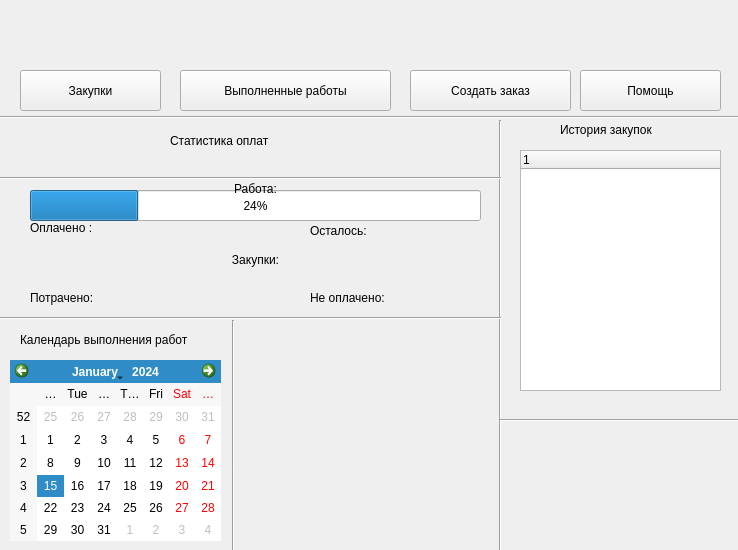
<?xml version="1.0" encoding="UTF-8"?>
<ui version="4.0">
 <class>CustomerWindow</class>
 <widget class="QWidget" name="CustomerWindow">
  <property name="geometry">
   <rect>
    <x>0</x>
    <y>0</y>
    <width>738</width>
    <height>550</height>
   </rect>
  </property>
  <property name="windowTitle">
   <string>Form</string>
  </property>
  <widget class="QPushButton" name="pushButton">
   <property name="geometry">
    <rect>
     <x>20</x>
     <y>70</y>
     <width>141</width>
     <height>41</height>
    </rect>
   </property>
   <property name="text">
    <string>Закупки</string>
   </property>
  </widget>
  <widget class="QTreeWidget" name="orderWindow">
   <property name="geometry">
    <rect>
     <x>520</x>
     <y>150</y>
     <width>201</width>
     <height>241</height>
    </rect>
   </property>
  </widget>
  <widget class="Line" name="line_2">
   <property name="geometry">
    <rect>
     <x>490</x>
     <y>120</y>
     <width>20</width>
     <height>441</height>
    </rect>
   </property>
   <property name="orientation">
    <enum>Qt::Vertical</enum>
   </property>
  </widget>
  <widget class="Line" name="line_4">
   <property name="geometry">
    <rect>
     <x>0</x>
     <y>310</y>
     <width>501</width>
     <height>16</height>
    </rect>
   </property>
   <property name="orientation">
    <enum>Qt::Horizontal</enum>
   </property>
  </widget>
  <widget class="Line" name="line_5">
   <property name="geometry">
    <rect>
     <x>223</x>
     <y>320</y>
     <width>20</width>
     <height>231</height>
    </rect>
   </property>
   <property name="orientation">
    <enum>Qt::Vertical</enum>
   </property>
  </widget>
  <widget class="QLabel" name="label_2">
   <property name="geometry">
    <rect>
     <x>170</x>
     <y>120</y>
     <width>161</width>
     <height>41</height>
    </rect>
   </property>
   <property name="styleSheet">
    <string notr="true">font: 18pt &quot;.SF NS Text&quot;;</string>
   </property>
   <property name="text">
    <string>Статистика оплат</string>
   </property>
  </widget>
  <widget class="QCalendarWidget" name="calendarWidget">
   <property name="geometry">
    <rect>
     <x>10</x>
     <y>360</y>
     <width>211</width>
     <height>181</height>
    </rect>
   </property>
  </widget>
  <widget class="QPushButton" name="pushButton_2">
   <property name="geometry">
    <rect>
     <x>580</x>
     <y>70</y>
     <width>141</width>
     <height>41</height>
    </rect>
   </property>
   <property name="text">
    <string>Помощь</string>
   </property>
  </widget>
  <widget class="QPushButton" name="pushButton_3">
   <property name="geometry">
    <rect>
     <x>180</x>
     <y>70</y>
     <width>211</width>
     <height>41</height>
    </rect>
   </property>
   <property name="text">
    <string>Выполненные работы</string>
   </property>
  </widget>
  <widget class="QLabel" name="label_3">
   <property name="geometry">
    <rect>
     <x>560</x>
     <y>120</y>
     <width>111</width>
     <height>20</height>
    </rect>
   </property>
   <property name="text">
    <string>История закупок</string>
   </property>
  </widget>
  <widget class="QProgressBar" name="progressBar">
   <property name="geometry">
    <rect>
     <x>30</x>
     <y>190</y>
     <width>451</width>
     <height>31</height>
    </rect>
   </property>
   <property name="value">
    <number>24</number>
   </property>
  </widget>
  <widget class="QLabel" name="label_8">
   <property name="geometry">
    <rect>
     <x>30</x>
     <y>290</y>
     <width>81</width>
     <height>16</height>
    </rect>
   </property>
   <property name="text">
    <string>Потрачено:</string>
   </property>
  </widget>
  <widget class="QPushButton" name="pushButton_4">
   <property name="geometry">
    <rect>
     <x>410</x>
     <y>70</y>
     <width>161</width>
     <height>41</height>
    </rect>
   </property>
   <property name="text">
    <string>Создать заказ</string>
   </property>
  </widget>
  <widget class="Line" name="line_3">
   <property name="geometry">
    <rect>
     <x>500</x>
     <y>410</y>
     <width>251</width>
     <height>20</height>
    </rect>
   </property>
   <property name="orientation">
    <enum>Qt::Horizontal</enum>
   </property>
  </widget>
  <widget class="Line" name="line_7">
   <property name="geometry">
    <rect>
     <x>0</x>
     <y>170</y>
     <width>501</width>
     <height>16</height>
    </rect>
   </property>
   <property name="orientation">
    <enum>Qt::Horizontal</enum>
   </property>
  </widget>
  <widget class="QLabel" name="label_9">
   <property name="geometry">
    <rect>
     <x>310</x>
     <y>290</y>
     <width>91</width>
     <height>16</height>
    </rect>
   </property>
   <property name="text">
    <string>Не оплачено:</string>
   </property>
  </widget>
  <widget class="QLabel" name="label_7">
   <property name="geometry">
    <rect>
     <x>310</x>
     <y>220</y>
     <width>71</width>
     <height>21</height>
    </rect>
   </property>
   <property name="text">
    <string>Осталось:</string>
   </property>
  </widget>
  <widget class="QLabel" name="label_6">
   <property name="geometry">
    <rect>
     <x>220</x>
     <y>250</y>
     <width>71</width>
     <height>20</height>
    </rect>
   </property>
   <property name="styleSheet">
    <string notr="true">font: 75 16pt &quot;Times&quot;;
</string>
   </property>
   <property name="text">
    <string>&lt;html&gt;&lt;head/&gt;&lt;body&gt;&lt;p align=&quot;center&quot;&gt;Закупки:&lt;/p&gt;&lt;/body&gt;&lt;/html&gt;</string>
   </property>
  </widget>
  <widget class="QLabel" name="label_4">
   <property name="geometry">
    <rect>
     <x>230</x>
     <y>179</y>
     <width>51</width>
     <height>21</height>
    </rect>
   </property>
   <property name="styleSheet">
    <string notr="true">font: 75 16pt &quot;Times&quot;;</string>
   </property>
   <property name="text">
    <string>&lt;html&gt;&lt;head/&gt;&lt;body&gt;&lt;p align=&quot;center&quot;&gt;Работа:&lt;/p&gt;&lt;/body&gt;&lt;/html&gt;</string>
   </property>
  </widget>
  <widget class="QLabel" name="label_10">
   <property name="geometry">
    <rect>
     <x>20</x>
     <y>330</y>
     <width>201</width>
     <height>20</height>
    </rect>
   </property>
   <property name="text">
    <string>Календарь выполнения работ</string>
   </property>
  </widget>
  <widget class="Line" name="line">
   <property name="geometry">
    <rect>
     <x>0</x>
     <y>110</y>
     <width>741</width>
     <height>15</height>
    </rect>
   </property>
   <property name="orientation">
    <enum>Qt::Horizontal</enum>
   </property>
  </widget>
  <widget class="QLabel" name="label_5">
   <property name="geometry">
    <rect>
     <x>30</x>
     <y>220</y>
     <width>71</width>
     <height>16</height>
    </rect>
   </property>
   <property name="text">
    <string>Оплачено :</string>
   </property>
  </widget>
  <widget class="QLabel" name="labelFIO">
   <property name="geometry">
    <rect>
     <x>30</x>
     <y>30</y>
     <width>361</width>
     <height>31</height>
    </rect>
   </property>
   <property name="styleSheet">
    <string notr="true">font: 18pt &quot;.SF NS Text&quot;;</string>
   </property>
   <property name="text">
    <string/>
   </property>
  </widget>
 </widget>
 <resources/>
 <connections/>
</ui>
